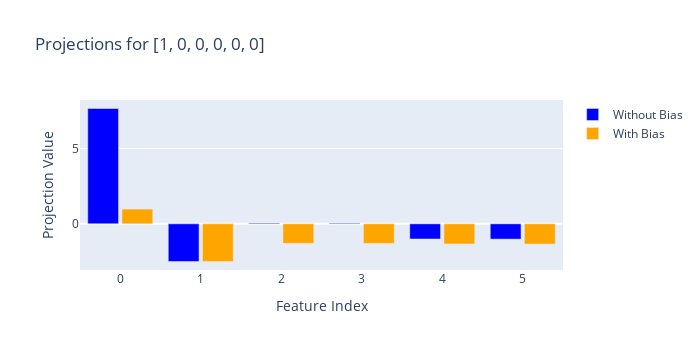
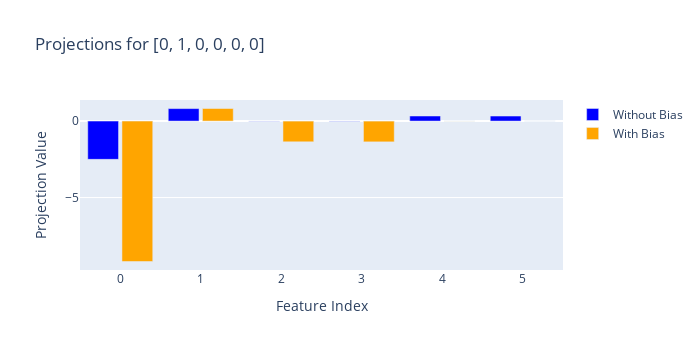

Notebook cell for these charts, in order:
### Code cell
idx = 0

W = model.W[idx]
b_final = model.b_final[idx]

inputs = [
    [1, 0, 0, 0, 0, 0],
    [0, 1, 0, 0, 0, 0],
    [1, 0, 1, 0, 0, 0],
    [1, 0, 0, 1, 0, 0],
    [0, 1, 0, 0, 1, 0],
    [0, 1, 0, 0, 0, 1],
]

for input in inputs:
    vis_projections(W, b_final, input)

### Figure 1 — Plotly figure (JSON) as saved in the notebook; plotly's stock layout.template omitted (floating-point values rounded to 4 significant figures)
{"data": [{"marker": {"color": "blue"}, "name": "Without Bias", "type": "bar", "x": [0, 1, 2, 3, 4, 5], "y": [7.657, -2.501, 0.04662, 0.04286, -1.01, -1.016]}, {"marker": {"color": "orange"}, "name": "With Bias", "type": "bar", "x": [0, 1, 2, 3, 4, 5], "y": [0.9783, -2.496, -1.295, -1.298, -1.337, -1.345]}], "layout": {"bargap": 0.15, "bargroupgap": 0.1, "barmode": "group", "height": 350, "title": {"text": "Projections for [1, 0, 0, 0, 0, 0]"}, "width": 700, "xaxis": {"title": {"text": "Feature Index"}}, "yaxis": {"title": {"text": "Projection Value"}}}}

### Figure 2 — Plotly figure (JSON) as saved in the notebook; plotly's stock layout.template omitted (floating-point values rounded to 4 significant figures)
{"data": [{"marker": {"color": "blue"}, "name": "Without Bias", "type": "bar", "x": [0, 1, 2, 3, 4, 5], "y": [-2.501, 0.8172, -0.01223, -0.01701, 0.3316, 0.3302]}, {"marker": {"color": "orange"}, "name": "With Bias", "type": "bar", "x": [0, 1, 2, 3, 4, 5], "y": [-9.18, 0.8228, -1.354, -1.358, 0.004148, 0.001895]}], "layout": {"bargap": 0.15, "bargroupgap": 0.1, "barmode": "group", "height": 350, "title": {"text": "Projections for [0, 1, 0, 0, 0, 0]"}, "width": 700, "xaxis": {"title": {"text": "Feature Index"}}, "yaxis": {"title": {"text": "Projection Value"}}}}
